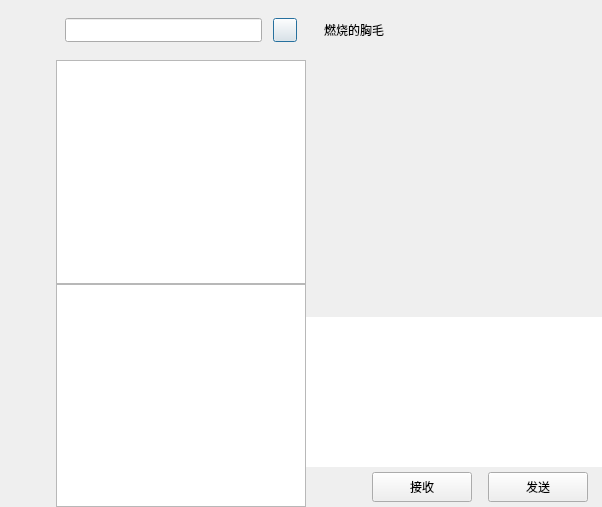
<?xml version="1.0" encoding="UTF-8"?>
<ui version="4.0">
 <class>ChatDialog</class>
 <widget class="QDialog" name="ChatDialog">
  <property name="geometry">
   <rect>
    <x>0</x>
    <y>0</y>
    <width>602</width>
    <height>507</height>
   </rect>
  </property>
  <property name="windowTitle">
   <string>Dialog</string>
  </property>
  <layout class="QHBoxLayout" name="horizontalLayout">
   <property name="spacing">
    <number>0</number>
   </property>
   <property name="leftMargin">
    <number>0</number>
   </property>
   <property name="topMargin">
    <number>0</number>
   </property>
   <property name="rightMargin">
    <number>0</number>
   </property>
   <property name="bottomMargin">
    <number>0</number>
   </property>
   <item>
    <widget class="QWidget" name="side_bar" native="true">
     <property name="sizePolicy">
      <sizepolicy hsizetype="Fixed" vsizetype="Expanding">
       <horstretch>0</horstretch>
       <verstretch>0</verstretch>
      </sizepolicy>
     </property>
     <property name="minimumSize">
      <size>
       <width>56</width>
       <height>0</height>
      </size>
     </property>
     <property name="maximumSize">
      <size>
       <width>56</width>
       <height>16777215</height>
      </size>
     </property>
     <layout class="QVBoxLayout" name="verticalLayout_4">
      <property name="spacing">
       <number>30</number>
      </property>
      <property name="leftMargin">
       <number>10</number>
      </property>
      <property name="topMargin">
       <number>30</number>
      </property>
      <property name="rightMargin">
       <number>0</number>
      </property>
      <property name="bottomMargin">
       <number>0</number>
      </property>
      <item>
       <widget class="QWidget" name="widget_2" native="true">
        <property name="minimumSize">
         <size>
          <width>29</width>
          <height>29</height>
         </size>
        </property>
        <layout class="QVBoxLayout" name="verticalLayout_5">
         <property name="spacing">
          <number>30</number>
         </property>
         <property name="leftMargin">
          <number>0</number>
         </property>
         <property name="topMargin">
          <number>0</number>
         </property>
         <property name="rightMargin">
          <number>0</number>
         </property>
         <property name="bottomMargin">
          <number>0</number>
         </property>
         <item>
          <widget class="QLabel" name="side_head_lb">
           <property name="minimumSize">
            <size>
             <width>35</width>
             <height>35</height>
            </size>
           </property>
           <property name="maximumSize">
            <size>
             <width>35</width>
             <height>35</height>
            </size>
           </property>
           <property name="text">
            <string/>
           </property>
          </widget>
         </item>
         <item>
          <widget class="StateLabel" name="side_chat_lb">
           <property name="minimumSize">
            <size>
             <width>30</width>
             <height>30</height>
            </size>
           </property>
           <property name="maximumSize">
            <size>
             <width>30</width>
             <height>30</height>
            </size>
           </property>
           <property name="text">
            <string/>
           </property>
          </widget>
         </item>
         <item>
          <widget class="StateLabel" name="side_contact_lb">
           <property name="minimumSize">
            <size>
             <width>30</width>
             <height>30</height>
            </size>
           </property>
           <property name="maximumSize">
            <size>
             <width>30</width>
             <height>30</height>
            </size>
           </property>
           <property name="text">
            <string/>
           </property>
          </widget>
         </item>
        </layout>
       </widget>
      </item>
      <item>
       <spacer name="verticalSpacer">
        <property name="orientation">
         <enum>Qt::Vertical</enum>
        </property>
        <property name="sizeHint" stdset="0">
         <size>
          <width>20</width>
          <height>40</height>
         </size>
        </property>
       </spacer>
      </item>
     </layout>
    </widget>
   </item>
   <item>
    <widget class="QWidget" name="chat_user_wid" native="true">
     <property name="sizePolicy">
      <sizepolicy hsizetype="Preferred" vsizetype="Expanding">
       <horstretch>0</horstretch>
       <verstretch>0</verstretch>
      </sizepolicy>
     </property>
     <property name="minimumSize">
      <size>
       <width>250</width>
       <height>0</height>
      </size>
     </property>
     <property name="maximumSize">
      <size>
       <width>250</width>
       <height>16777215</height>
      </size>
     </property>
     <layout class="QVBoxLayout" name="verticalLayout">
      <property name="spacing">
       <number>0</number>
      </property>
      <property name="leftMargin">
       <number>0</number>
      </property>
      <property name="topMargin">
       <number>0</number>
      </property>
      <property name="rightMargin">
       <number>0</number>
      </property>
      <property name="bottomMargin">
       <number>0</number>
      </property>
      <item>
       <widget class="QWidget" name="search_wid" native="true">
        <property name="minimumSize">
         <size>
          <width>0</width>
          <height>60</height>
         </size>
        </property>
        <property name="maximumSize">
         <size>
          <width>16777215</width>
          <height>60</height>
         </size>
        </property>
        <layout class="QHBoxLayout" name="horizontalLayout_2">
         <property name="spacing">
          <number>6</number>
         </property>
         <property name="leftMargin">
          <number>9</number>
         </property>
         <property name="topMargin">
          <number>9</number>
         </property>
         <property name="rightMargin">
          <number>9</number>
         </property>
         <property name="bottomMargin">
          <number>9</number>
         </property>
         <item>
          <widget class="CustomizeEdit" name="search_edit">
           <property name="minimumSize">
            <size>
             <width>0</width>
             <height>24</height>
            </size>
           </property>
           <property name="maximumSize">
            <size>
             <width>16777215</width>
             <height>24</height>
            </size>
           </property>
          </widget>
         </item>
         <item>
          <spacer name="horizontalSpacer">
           <property name="orientation">
            <enum>Qt::Horizontal</enum>
           </property>
           <property name="sizeType">
            <enum>QSizePolicy::Fixed</enum>
           </property>
           <property name="sizeHint" stdset="0">
            <size>
             <width>5</width>
             <height>20</height>
            </size>
           </property>
          </spacer>
         </item>
         <item>
          <widget class="ClickedBtn" name="add_btn">
           <property name="minimumSize">
            <size>
             <width>24</width>
             <height>24</height>
            </size>
           </property>
           <property name="maximumSize">
            <size>
             <width>24</width>
             <height>24</height>
            </size>
           </property>
           <property name="text">
            <string/>
           </property>
          </widget>
         </item>
        </layout>
       </widget>
      </item>
      <item>
       <widget class="SearchList" name="search_list"/>
      </item>
      <item>
       <widget class="ChatUserList" name="chat_user_list">
        <property name="minimumSize">
         <size>
          <width>250</width>
          <height>0</height>
         </size>
        </property>
        <property name="maximumSize">
         <size>
          <width>250</width>
          <height>16777215</height>
         </size>
        </property>
       </widget>
      </item>
     </layout>
    </widget>
   </item>
   <item>
    <widget class="QStackedWidget" name="stackedWidget">
     <property name="minimumSize">
      <size>
       <width>50</width>
       <height>0</height>
      </size>
     </property>
     <property name="currentIndex">
      <number>0</number>
     </property>
     <widget class="QWidget" name="chat_page">
      <layout class="QHBoxLayout" name="horizontalLayout_6">
       <property name="spacing">
        <number>0</number>
       </property>
       <property name="leftMargin">
        <number>0</number>
       </property>
       <property name="topMargin">
        <number>0</number>
       </property>
       <property name="rightMargin">
        <number>0</number>
       </property>
       <property name="bottomMargin">
        <number>0</number>
       </property>
       <item>
        <widget class="QWidget" name="chat_data_wid" native="true">
         <property name="sizePolicy">
          <sizepolicy hsizetype="Expanding" vsizetype="Expanding">
           <horstretch>0</horstretch>
           <verstretch>0</verstretch>
          </sizepolicy>
         </property>
         <layout class="QVBoxLayout" name="verticalLayout_2">
          <property name="spacing">
           <number>0</number>
          </property>
          <property name="leftMargin">
           <number>0</number>
          </property>
          <property name="topMargin">
           <number>0</number>
          </property>
          <property name="rightMargin">
           <number>0</number>
          </property>
          <property name="bottomMargin">
           <number>0</number>
          </property>
          <item>
           <widget class="QWidget" name="title_wid" native="true">
            <property name="minimumSize">
             <size>
              <width>0</width>
              <height>60</height>
             </size>
            </property>
            <property name="maximumSize">
             <size>
              <width>16777215</width>
              <height>60</height>
             </size>
            </property>
            <layout class="QVBoxLayout" name="verticalLayout_3">
             <item>
              <widget class="QWidget" name="widget" native="true">
               <layout class="QHBoxLayout" name="horizontalLayout_3">
                <item>
                 <widget class="QLabel" name="title_lb">
                  <property name="text">
                   <string>燃烧的胸毛</string>
                  </property>
                 </widget>
                </item>
               </layout>
              </widget>
             </item>
            </layout>
           </widget>
          </item>
          <item>
           <widget class="ChatView" name="chat_data_list" native="true"/>
          </item>
          <item>
           <widget class="QWidget" name="tool_wid" native="true">
            <property name="minimumSize">
             <size>
              <width>0</width>
              <height>40</height>
             </size>
            </property>
            <property name="maximumSize">
             <size>
              <width>16777215</width>
              <height>40</height>
             </size>
            </property>
            <layout class="QHBoxLayout" name="horizontalLayout_5">
             <property name="leftMargin">
              <number>2</number>
             </property>
             <property name="topMargin">
              <number>2</number>
             </property>
             <property name="rightMargin">
              <number>2</number>
             </property>
             <property name="bottomMargin">
              <number>2</number>
             </property>
             <item>
              <spacer name="horizontalSpacer_7">
               <property name="orientation">
                <enum>Qt::Horizontal</enum>
               </property>
               <property name="sizeType">
                <enum>QSizePolicy::Fixed</enum>
               </property>
               <property name="sizeHint" stdset="0">
                <size>
                 <width>5</width>
                 <height>20</height>
                </size>
               </property>
              </spacer>
             </item>
             <item>
              <widget class="ClickedLabel" name="emo_lb">
               <property name="minimumSize">
                <size>
                 <width>25</width>
                 <height>25</height>
                </size>
               </property>
               <property name="maximumSize">
                <size>
                 <width>25</width>
                 <height>25</height>
                </size>
               </property>
               <property name="text">
                <string/>
               </property>
              </widget>
             </item>
             <item>
              <spacer name="horizontalSpacer_6">
               <property name="orientation">
                <enum>Qt::Horizontal</enum>
               </property>
               <property name="sizeType">
                <enum>QSizePolicy::Fixed</enum>
               </property>
               <property name="sizeHint" stdset="0">
                <size>
                 <width>5</width>
                 <height>20</height>
                </size>
               </property>
              </spacer>
             </item>
             <item>
              <widget class="ClickedLabel" name="file_lb">
               <property name="minimumSize">
                <size>
                 <width>30</width>
                 <height>30</height>
                </size>
               </property>
               <property name="maximumSize">
                <size>
                 <width>30</width>
                 <height>30</height>
                </size>
               </property>
               <property name="text">
                <string/>
               </property>
              </widget>
             </item>
             <item>
              <spacer name="horizontalSpacer_5">
               <property name="orientation">
                <enum>Qt::Horizontal</enum>
               </property>
               <property name="sizeHint" stdset="0">
                <size>
                 <width>40</width>
                 <height>20</height>
                </size>
               </property>
              </spacer>
             </item>
            </layout>
           </widget>
          </item>
          <item>
           <widget class="MessageTextEdit" name="chatEdit">
            <property name="minimumSize">
             <size>
              <width>0</width>
              <height>150</height>
             </size>
            </property>
            <property name="maximumSize">
             <size>
              <width>16777215</width>
              <height>150</height>
             </size>
            </property>
            <property name="frameShape">
             <enum>QFrame::NoFrame</enum>
            </property>
           </widget>
          </item>
          <item>
           <widget class="QWidget" name="send_wid" native="true">
            <property name="minimumSize">
             <size>
              <width>0</width>
              <height>40</height>
             </size>
            </property>
            <property name="maximumSize">
             <size>
              <width>16777215</width>
              <height>40</height>
             </size>
            </property>
            <layout class="QHBoxLayout" name="horizontalLayout_4">
             <property name="topMargin">
              <number>2</number>
             </property>
             <property name="bottomMargin">
              <number>2</number>
             </property>
             <item>
              <spacer name="horizontalSpacer_2">
               <property name="orientation">
                <enum>Qt::Horizontal</enum>
               </property>
               <property name="sizeHint" stdset="0">
                <size>
                 <width>36</width>
                 <height>20</height>
                </size>
               </property>
              </spacer>
             </item>
             <item>
              <widget class="ClickedBtn" name="receive_btn">
               <property name="minimumSize">
                <size>
                 <width>100</width>
                 <height>30</height>
                </size>
               </property>
               <property name="maximumSize">
                <size>
                 <width>100</width>
                 <height>30</height>
                </size>
               </property>
               <property name="text">
                <string>接收</string>
               </property>
              </widget>
             </item>
             <item>
              <spacer name="horizontalSpacer_3">
               <property name="orientation">
                <enum>Qt::Horizontal</enum>
               </property>
               <property name="sizeType">
                <enum>QSizePolicy::Fixed</enum>
               </property>
               <property name="sizeHint" stdset="0">
                <size>
                 <width>10</width>
                 <height>20</height>
                </size>
               </property>
              </spacer>
             </item>
             <item>
              <widget class="ClickedBtn" name="send_btn">
               <property name="minimumSize">
                <size>
                 <width>100</width>
                 <height>30</height>
                </size>
               </property>
               <property name="maximumSize">
                <size>
                 <width>100</width>
                 <height>30</height>
                </size>
               </property>
               <property name="text">
                <string>发送</string>
               </property>
              </widget>
             </item>
             <item>
              <spacer name="horizontalSpacer_4">
               <property name="orientation">
                <enum>Qt::Horizontal</enum>
               </property>
               <property name="sizeType">
                <enum>QSizePolicy::Fixed</enum>
               </property>
               <property name="sizeHint" stdset="0">
                <size>
                 <width>5</width>
                 <height>20</height>
                </size>
               </property>
              </spacer>
             </item>
            </layout>
           </widget>
          </item>
         </layout>
        </widget>
       </item>
      </layout>
     </widget>
     <widget class="QWidget" name="contact_page"/>
    </widget>
   </item>
  </layout>
 </widget>
 <customwidgets>
  <customwidget>
   <class>CustomizeEdit</class>
   <extends>QLineEdit</extends>
   <header>customizeedit.h</header>
  </customwidget>
  <customwidget>
   <class>ClickedBtn</class>
   <extends>QPushButton</extends>
   <header>clickedbtn.h</header>
  </customwidget>
  <customwidget>
   <class>ClickedLabel</class>
   <extends>QLabel</extends>
   <header>clickedlabel.h</header>
  </customwidget>
  <customwidget>
   <class>ChatUserList</class>
   <extends>QListWidget</extends>
   <header>chatuserlist.h</header>
  </customwidget>
  <customwidget>
   <class>MessageTextEdit</class>
   <extends>QTextEdit</extends>
   <header>MessageTextEdit.h</header>
  </customwidget>
  <customwidget>
   <class>ChatView</class>
   <extends>QWidget</extends>
   <header>chatview.h</header>
   <container>1</container>
  </customwidget>
  <customwidget>
   <class>StateLabel</class>
   <extends>QLabel</extends>
   <header>statelabel.h</header>
  </customwidget>
  <customwidget>
   <class>SearchList</class>
   <extends>QListWidget</extends>
   <header>searchlist.h</header>
  </customwidget>
 </customwidgets>
 <resources/>
 <connections/>
</ui>
